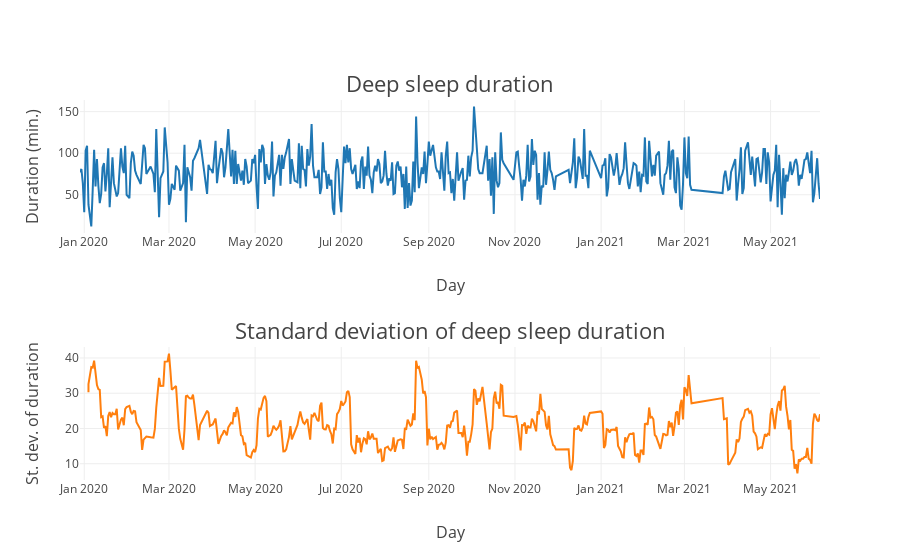

Source (notebook cell):
### Markdown cell above
I know that I have trouble generating deep sleep - every morning I look with a bit of anxiety at my sleep report to see if I got enough deep sleep. Even before checking it - I can tell if I got enough of it or not by checking how "refreshed" I feel after waking up. This is only anecdotal so far, but I *have* felt that after nights with little deep sleep, I feel "weak" during the day.

### Code cell
df_sleep_merged["deepMinutes_rolling_std"] = df_sleep_merged["deepMinutes"].rolling(7).std()

plot_two_subplots_plotly(
    titles=("Deep sleep duration", "Standard deviation of deep sleep duration"),
    x_axis_data=df_sleep_merged["dateOfSleep"],
    y_axis_1_data=df_sleep_merged["deepMinutes"],
    y_axis_2_data=df_sleep_merged["deepMinutes_rolling_std"],
    title_size=PLOTLY_TITLE_SIZE_SUBPLOTS,
    x_axes_title="Day",
    y_axis_1_title="Duration (min.)",
    y_axis_2_title="St. dev. of duration",
    axes_font_size=PLOTLY_AXES_SIZE_SUBPLOTS
)

### Figure 1 — Plotly figure (JSON) as saved in the notebook; plotly's stock layout.template omitted (floating-point values rounded to 4 significant figures; data arrays with more than 128 entries replaced by an {"elided": "..."} marker saying what was removed)
{"data": [{"type": "scatter", "x": {"elided": "441 str values"}, "xaxis": "x", "y": {"elided": "441 int values"}, "yaxis": "y"}, {"type": "scatter", "x": {"elided": "441 str values"}, "xaxis": "x2", "y": {"elided": "441 float values"}, "yaxis": "y2"}], "layout": {"annotations": [{"font": {"size": 22}, "showarrow": false, "text": "Deep sleep duration", "x": 0.5, "xanchor": "center", "xref": "paper", "y": 1.0, "yanchor": "bottom", "yref": "paper"}, {"font": {"size": 22}, "showarrow": false, "text": "Standard deviation of deep sleep duration", "x": 0.5, "xanchor": "center", "xref": "paper", "y": 0.35, "yanchor": "bottom", "yref": "paper"}], "autosize": true, "showlegend": false, "xaxis": {"anchor": "y", "autorange": true, "domain": [0, 1], "range": ["2019-12-29", "2021-06-05"], "title": {"font": {"size": 16}, "text": "Day"}, "type": "date"}, "xaxis2": {"anchor": "y2", "autorange": true, "domain": [0, 1], "range": ["2019-12-29", "2021-06-05"], "title": {"font": {"size": 16}, "text": "Day"}, "type": "date"}, "yaxis": {"anchor": "x", "autorange": true, "domain": [0.65, 1.0], "range": [4, 164], "title": {"font": {"size": 16}, "text": "Duration (min.)"}, "type": "linear"}, "yaxis2": {"anchor": "x2", "autorange": true, "domain": [0, 0.35], "range": [5.38, 43.12], "title": {"font": {"size": 16}, "text": "St. dev. of duration"}, "type": "linear"}}}
